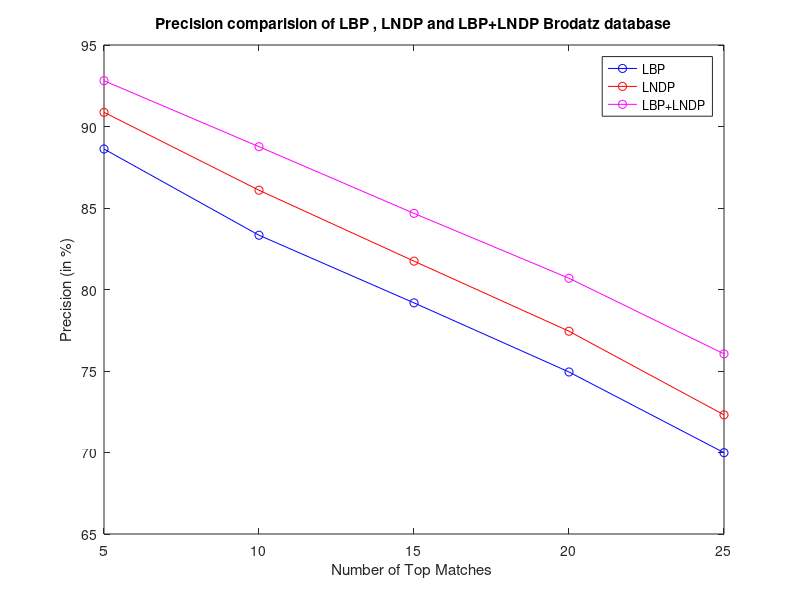

Reproduce this figure in MATLAB.
r=[5 10 15 20 25];
precision_lbp=[88.62 83.33 79.18 74.94 69.99];
precision_lndp=[90.87 86.09 81.74 77.44 72.31];
precision_combine=[92.81 88.76 84.67 80.69 76.05];
plot(r,precision_lbp,'-bo',r,precision_lndp,'-ro',r,precision_combine,'-mo');
xlabel('Number of Top Matches ');
ylabel('Precision (in %)');
title('Precision comparision of LBP , LNDP and LBP+LNDP Brodatz database');
legend('LBP','LNDP','LBP+LNDP');